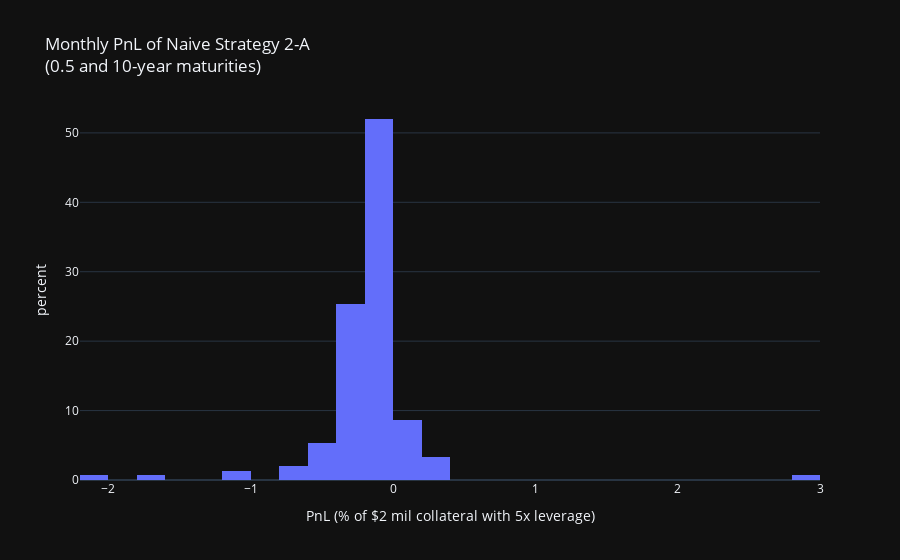

Source (notebook cell):
### Code cell
pnl_not_flat = strat_n2A_0510.loc[strat_n2A_0510['signal'] != 0., 'pnl_pct']

def plot_pnl_dist(**kw):
    fig = px.histogram(
        pnl_not_flat,
        labels = {
            'date': 'Date',
            'value': 'PnL (% of $2 mil collateral with 5x leverage)',
        },
        title=f'Monthly PnL of Naive Strategy 2-A<br>(0.5 and 10-year maturities)',
        # cumulative=True,
        nbins=30,
        histnorm='percent',
        template=plotly_template,
        **kw
    )
    fig.update_layout(showlegend=False)
    return fig

plot_pnl_dist()

### Figure 1 — Plotly figure (JSON) as saved in the notebook; plotly's stock layout.template omitted (floating-point values rounded to 4 significant figures; data arrays with more than 128 entries replaced by an {"elided": "..."} marker saying what was removed)
{"data": [{"alignmentgroup": "True", "bingroup": "x", "histnorm": "percent", "hovertemplate": "variable=pnl_pct<br>PnL (% of $2 mil collateral with 5x leverage)=%{x}<br>percent=%{y}<extra></extra>", "legendgroup": "pnl_pct", "marker": {"color": "#636efa", "pattern": {"shape": ""}}, "name": "pnl_pct", "nbinsx": 30, "offsetgroup": "pnl_pct", "orientation": "v", "showlegend": true, "type": "histogram", "x": {"elided": "150 float values"}, "xaxis": "x", "yaxis": "y"}], "layout": {"autosize": true, "barmode": "relative", "legend": {"title": {"text": "variable"}, "tracegroupgap": 0}, "showlegend": false, "title": {"text": "Monthly PnL of Naive Strategy 2-A<br>(0.5 and 10-year maturities)"}, "xaxis": {"anchor": "y", "autorange": true, "domain": [0, 1], "range": [-2.2, 3], "title": {"text": "PnL (% of $2 mil collateral with 5x leverage)"}, "type": "linear"}, "yaxis": {"anchor": "x", "autorange": true, "domain": [0, 1], "range": [0, 54.74], "title": {"text": "percent"}}}}
